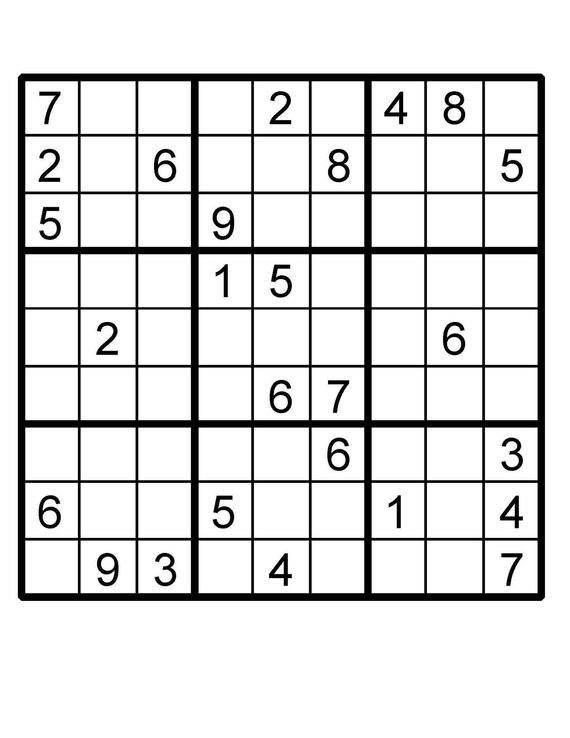
%> input picture images/sudoku.jpg, 570 x 738 px
$ octave prewittFilter.m   (GNU Octave 9; MATLAB toolbox functions it lacks are replaced by stand-ins)
%> lines starting %> are read from the running program, lines starting %| are printed output that depends on the picture
% PREWITT FILTER
clear;
close all;
clc;

% read image
im = imread('sudoku.jpg');
%> im is the input picture: size 738x570 uint8; min 0, max 255, mean 222.3
im = imresize(im,.5);
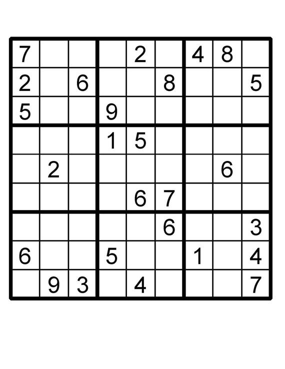
%> im: size 369x285 uint8; min 0, max 255, mean 222.1
step = 1;
figure(step), imshow(im), title('Color Image');

% convert color image to grayscale
if length(size(im)) == 3
    I = rgb2gray(im);
else
    I = im;
end
step = step + 1;
figure(step), imshow(I), title('Gray Scale Image');

% create filter
fv = [-1 0 1; -1 0 1; -1 0 1]; % vertical mask
fh = [-1 -1 -1; 0 0 0; 1 1 1]; % horizontal mask
M = size(fv,1)-1;
N = size(fv,2)-1;
IM = padarray(I, [1 1]); % zero padding
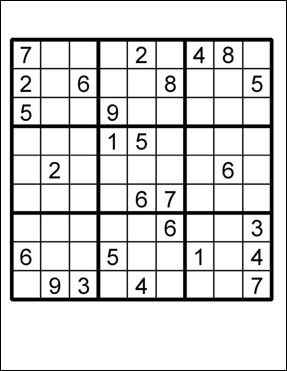
%> IM: size 371x287 uint8; min 0, max 255, mean 219.4

% convolve image with masks.
ov = zeros(size(I));
ima = double(IM);
for i = 1:size(ima,1)-M
    for j = 1:size(ima,2)-N
        temp = ima(i:i+M , j:j+N) .* fv;
        ov(i,j) = sum(temp(:));
    end
end
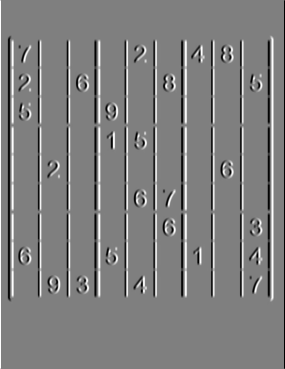
%> ov: size 369x285 double; min -765, max 765, mean 0; drawn with min black and max white

step = step + 1;
figure(step), imshow(ov, [0 255]);
%> after `imshow(ov, [0 255])`:
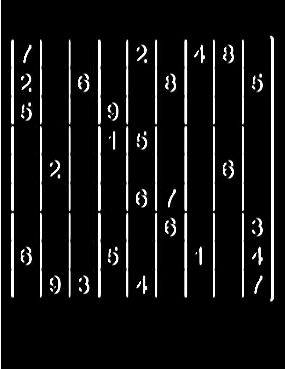
%> displayed picture: size 369x285, on the screen's scale of 0 to 255; min 0, max 255, mean 19.8

oh = zeros(size(I));
for i = 1:size(ima,1)-M
    for j = 1:size(ima,2)-N
        temp = ima(i:i+M , j:j+N) .* fh;
        oh(i,j) = sum(temp(:));
    end
end
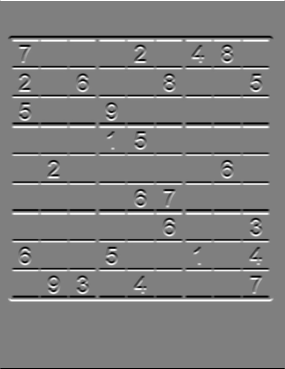
%> oh: size 369x285 double; min -765, max 765, mean 0; mean of the top-left, top-right, bottom-left and bottom-right quarters 0.6, 0.7, -0.6, -0.7; drawn with min black and max white

step = step + 1;
figure(step), imshow(oh, [0 255]);
%> after `imshow(oh, [0 255])`:
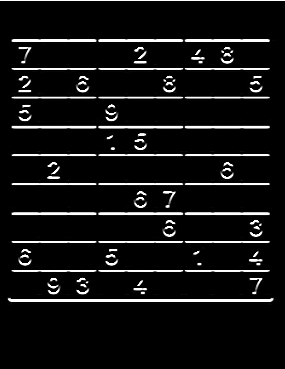
%> displayed picture: size 369x285, on the screen's scale of 0 to 255; min 0, max 255, mean 19.2

out = sqrt(ov.^2 + oh.^2);
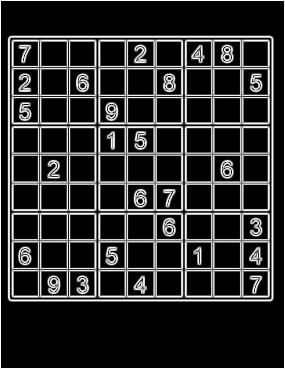
%> out: size 369x285 double; min 0, max 769.7, mean 139.4; drawn with min black and max white
step = step + 1;
figure(step), imshow(out, []);

% ****************************** End of Code******************************

$ run again, with images/apple.jpg copied over images/sudoku.jpg
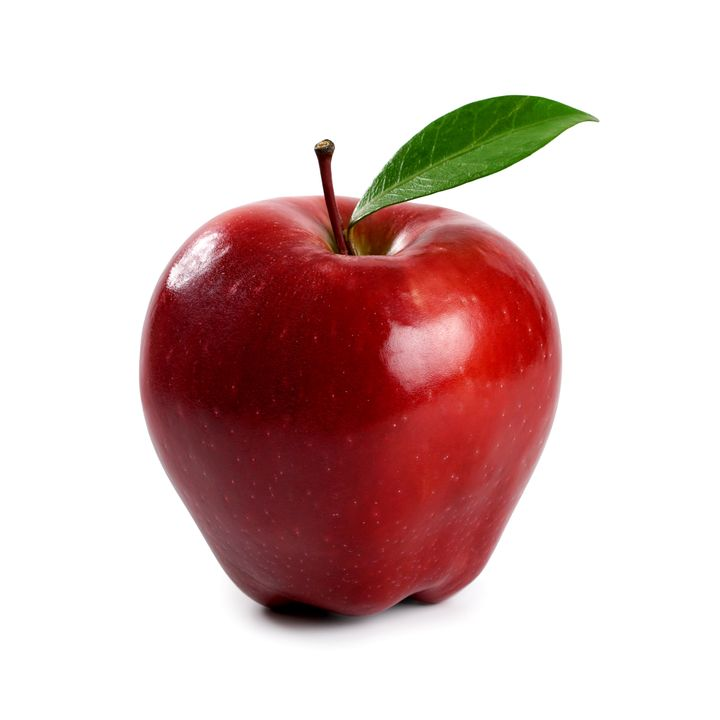
%> input picture images/apple.jpg, 720 x 720 px
%> im is the input picture: size 720x720x3 uint8; mean R, G, B 218.2, 191.9, 190.1
%> im: size 360x360x3 uint8
%> after the loop `for i = 1:size(ima,1)-M`:
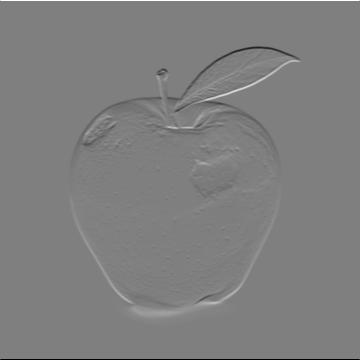
%> oh: size 360x360 double; min -765, max 765, mean 0; mean of the top-left, top-right, bottom-left and bottom-right quarters -0.3, 1.5, 0.3, -1.5; drawn with min black and max white
%> `out = sqrt(ov.^2 + oh.^2);`:
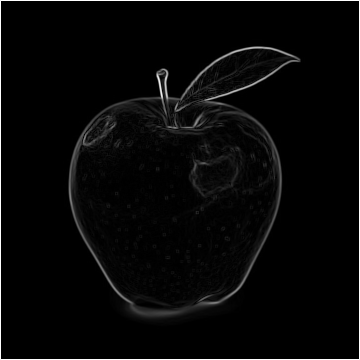
%> out: size 360x360 double; min 0, max 765, mean 23.1; drawn with min black and max white
